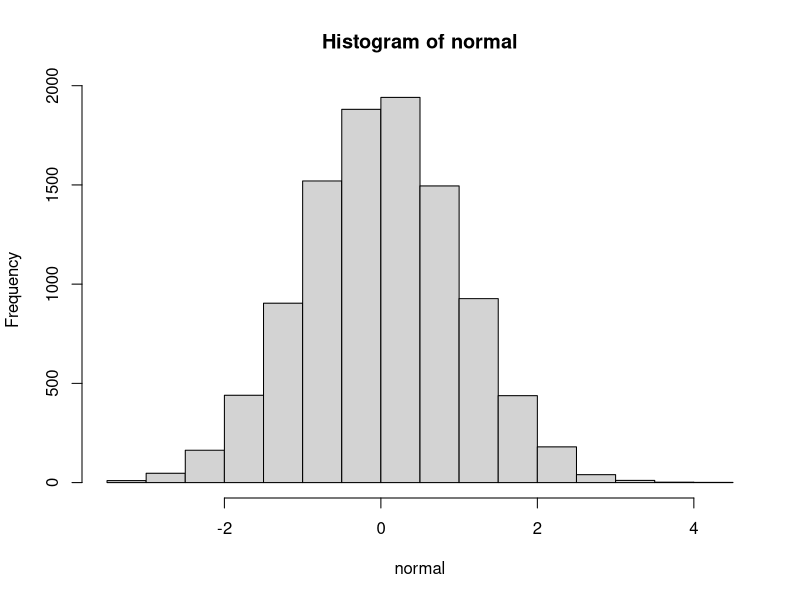
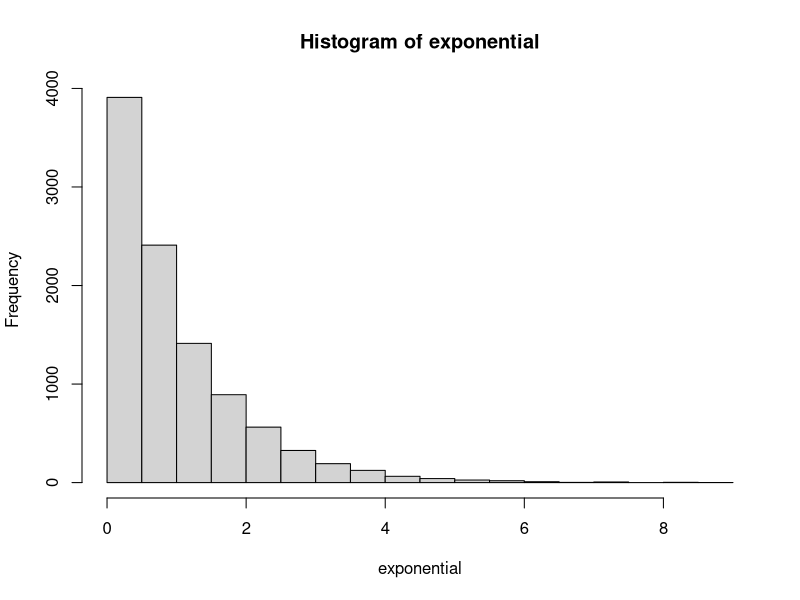
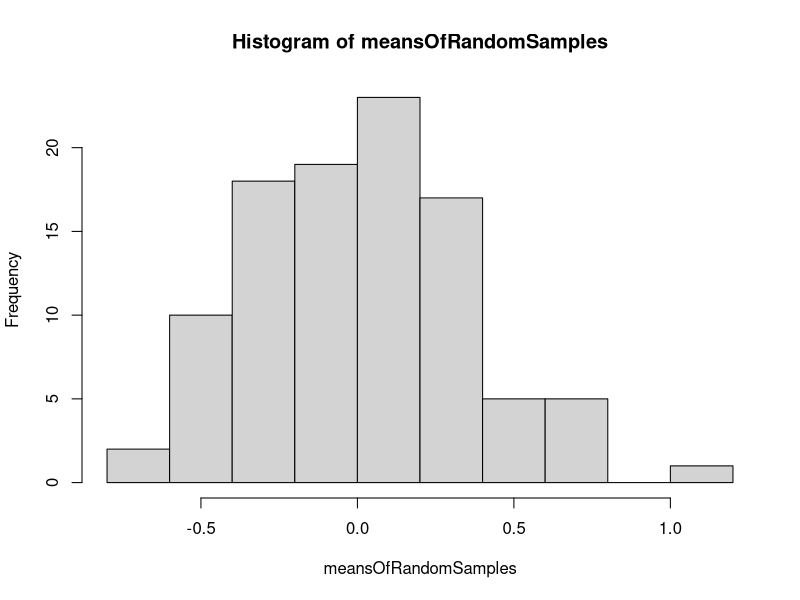
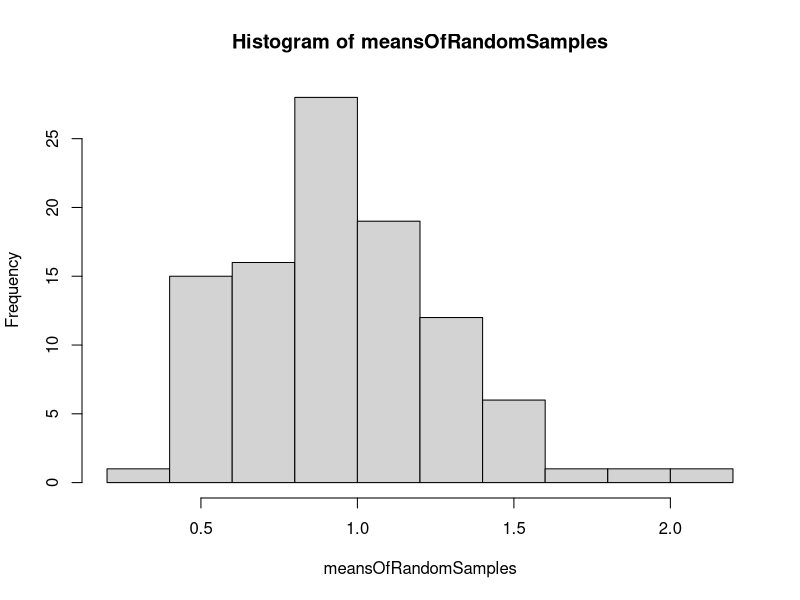
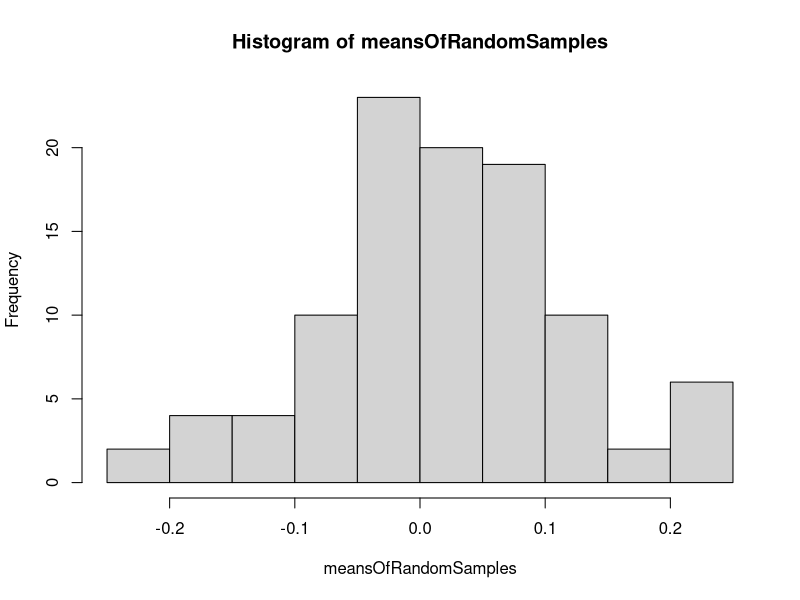
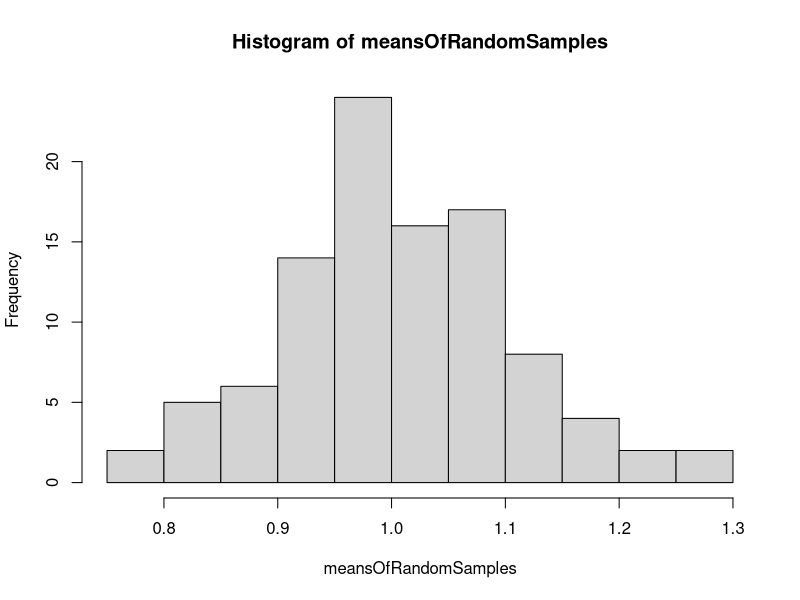

Write the R code that produced these figures, in order.
## ---- chunk 1
normal <- rnorm(10000)
hist(normal)
## ---- chunk 2
exponential <- rexp(10000, rate = 1)
hist(exponential)
## ---- chunk 3
meansOfRandomSamples = 1
for (i in 1:100) { 
  randomSample <- sample(normal, 10, replace = FALSE)
  meansOfRandomSamples[i] <- mean(randomSample) 
  }
hist(meansOfRandomSamples)
## ---- chunk 4
meansOfRandomSamples = 1
for (i in 1:100) { 
  randomSample <- sample(exponential, 10, replace = FALSE)
  meansOfRandomSamples[i] <- mean(randomSample) 
  }
hist(meansOfRandomSamples)
## ---- chunk 5
meansOfRandomSamples = 1
for (i in 1:100) { 
  randomSample <- sample(normal, 100, replace = FALSE)
  meansOfRandomSamples[i] <- mean(randomSample) 
  }
hist(meansOfRandomSamples)
## ---- chunk 6
meansOfRandomSamples = 1
for (i in 1:100) { 
  randomSample <- sample(exponential, 100, replace = FALSE)
  meansOfRandomSamples[i] <- mean(randomSample) 
  }
hist(meansOfRandomSamples)
